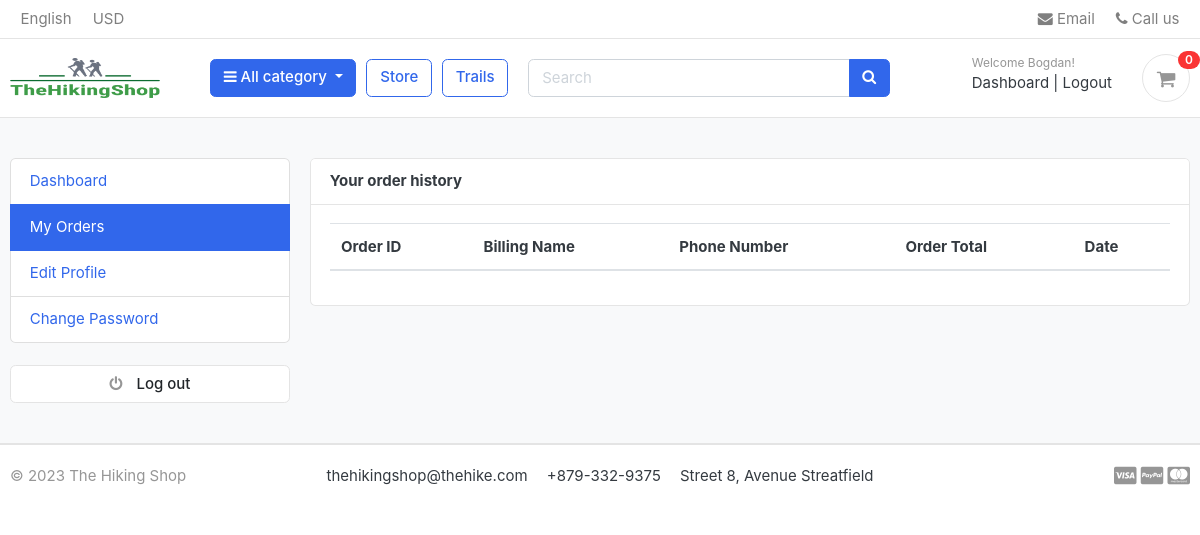
The page /accounts/my_orders/ (signed in) on the database as committed earlier.
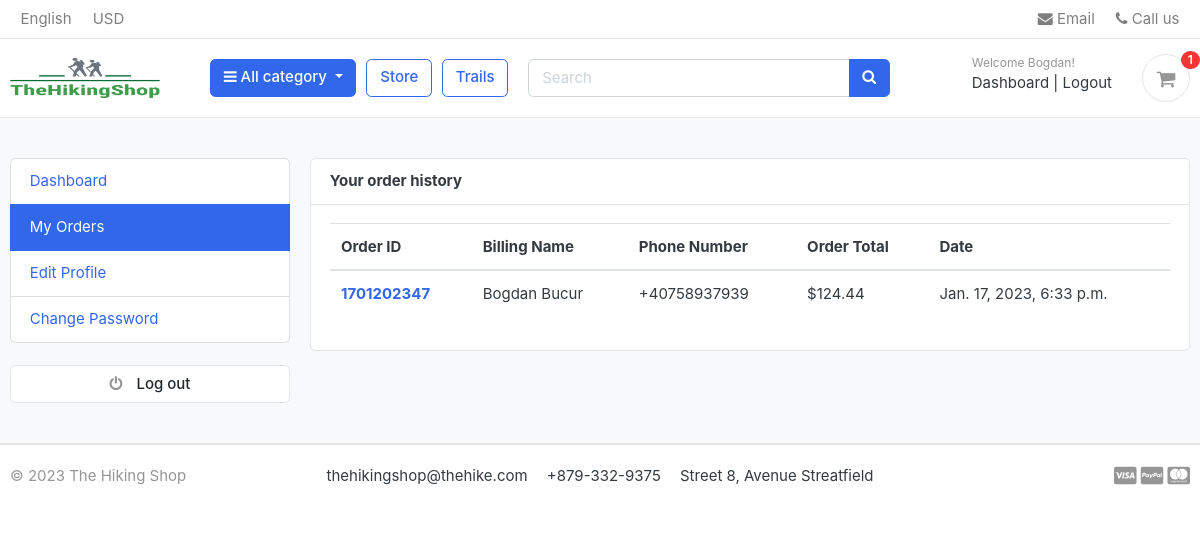
The same page on the database as committed later.
### orders/models.py (models this page shows, shortened)
class Order(models.Model):
    STATUS = (
        ('New', 'New'),
        ('Accepted', 'Accepted'),
        ('Completed', 'Completed'),
        ('Cancelled', 'Cancelled'),
    )
    user = models.ForeignKey(Account, on_delete=models.SET_NULL, null=True)
    payment = models.ForeignKey(Payment, on_delete=models.SET_NULL, blank=True, null=True)
    order_number = models.CharField(max_length=20)
    first_name = models.CharField(max_length=50)
    last_name = models.CharField(max_length=50)
    phone = models.CharField(max_length=15)
    email = models.EmailField(max_length=50)
    address_line_1 = models.CharField(max_length=50)
    address_line_2 = models.CharField(max_length=50, blank=True)
    country = models.CharField(max_length=50)
    state = models.CharField(max_length=50)
    city = models.CharField(max_length=50)
    order_note = models.CharField(max_length=100, blank=True)
    order_total = models.FloatField()
    tax = models.FloatField()
    status = models.CharField(max_length=10, choices=STATUS, default='New')
    ip = models.CharField(blank=True, max_length=20)
    is_ordered = models.BooleanField(default=False)
    created_at = models.DateTimeField(auto_now_add=True)
    updated_at = models.DateTimeField(auto_now=True)
    def full_name(self):
        return f'{self.first_name} {self.last_name}'

### accounts/views.py (the view)
# urls.py: path('my_orders/', views.my_orders, name='my_orders'),
@login_required(login_url='login')
def my_orders(request):
    orders = Order.objects.filter(user=request.user, is_ordered=True).order_by('-created_at')
    context = {
        'orders': orders,
    }
    return render(request, 'accounts/my_orders.html', context)

### carts/context_processors.py (called while the page is built)
def counter(request):
    cart_count = 0
    if 'admin' in request.path:
        return {}
    else:
        try:
            cart = Cart.objects.filter(cart_id=_cart_id(request))
            if request.user.is_authenticated:
                cart_items = CartItem.objects.all().filter(user=request.user)
            else:
                cart_items = CartItem.objects.all().filter(cart=cart[:1])
            for cart_item in cart_items:
                cart_count += cart_item.quantity
        except Cart.DoesNotExist:
            cart_count = 0
    return dict(cart_count=cart_count)

### carts/views.py (called while the page is built)
def _cart_id(request):
    cart = request.session.session_key  # I named this cart cart1 because I don t want to get confused with func cart
    if not cart:
        cart = request.session.create()
    return cart

### category/context_processors.py (called while the page is built)
def menu_links(request):
    links = Category.objects.all()
    return dict(links=links)

### category/models.py (called while the page is built)
    def get_url(self):
        return reverse('products_by_category', args=[self.slug])

### templates/accounts/my_orders.html (shortened to what this page needs)
{% extends 'base.html' %}
{% block content %}
    <section class="section-conten padding-y bg">
        <div class="container">
            <div class="row">
                {% include 'includes/dashboard_sidebar.html' %}
                <main class="col-md-9">
                    <article class="card">
                        <header class="card-header">
                            <strong class="d-inline-block mr-3">Your order history</strong>
                        </header>
                        <div class="card-body">
                            <div class="row">
                                <div class="col-md-12">
                                    <table class="table table-hover">
                                        <thead>
                                        <tr>
                                            <th scope="col">Order ID</th>
                                            <th scope="col">Billing Name</th>
                                            <th scope="col">Phone Number</th>
                                            <th scope="col">Order Total</th>
                                            <th scope="col">Date</th>
                                        </tr>
                                        </thead>
                                        <tbody>
                                        {% for order in orders %}
                                            <tr>
                                                <th scope="row"><a
                                                        href="{% url 'order_detail' order.order_number %}">{{ order.order_number }}</a>
                                                </th>
                                                <td>{{ order.full_name }}</td>
                                                <td>{{ order.phone }}</td>
                                                <td>${{ order.order_total }}</td>
                                                <td>{{ order.created_at }}</td>
                                            </tr>
                                        {% endfor %}
                                        </tbody>
                                    </table>
                                </div>
                            </div>
                        </div>
                    </article>
                </main>
            </div>
        </div>
    </section>
{% endblock %}

### templates/includes/navbar.html (shortened to what the changed rows need)
{% load static %}
<header class="section-header">
    <section class="header-main border-bottom">
        <div class="container">
            <div class="row align-items-center">
                <div class="col-lg-3 col-sm-6 col-8 order-2 order-lg-3">
                    <div class="d-flex justify-content-end mb-3 mb-lg-0">
                        <a href="{% url 'cart' %}" class="widget-header pl-3 ml-3">
                            <div class="icon icon-sm rounded-circle border"><i class="fa fa-shopping-cart"></i></div>
                            <span class="badge badge-pill badge-danger notify">{{ cart_count }}</span>
                        </a>
                    </div>
                </div>
            </div>
        </div>
    </section>
</header>

Rows that differ between the two databases and show on the page:
added Order: order_number "1701202347", full_name "Bogdan Bucur", phone "+40758937939", order_total "124.44", created_at "Jan. 17, 2023, 6:33 p.m."
Other text that changed with them:
{{ cart_count }}: "0" → "1"
